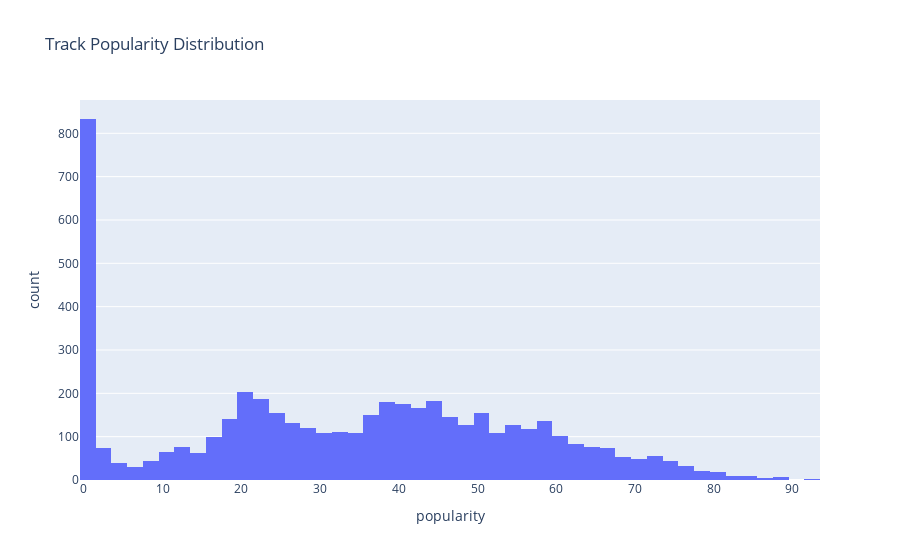

This figure's notebook cell:
### Markdown cell above
### 3.1 Response variable

### Code cell
import plotly.express as px
# (a) Track popularity distribution with plotly express
px.histogram(sample, x='popularity', nbins=50, title='Track Popularity Distribution').show()

### Figure 1 — Plotly figure (JSON) as saved in the notebook; plotly's stock layout.template omitted (floating-point values rounded to 4 significant figures; data arrays with more than 128 entries replaced by an {"elided": "..."} marker saying what was removed)
{"data": [{"bingroup": "x", "hovertemplate": "popularity=%{x}<br>count=%{y}<extra></extra>", "legendgroup": "", "marker": {"color": "#636efa", "pattern": {"shape": ""}}, "name": "", "nbinsx": 50, "orientation": "v", "showlegend": false, "type": "histogram", "x": {"elided": "5000 int values"}, "xaxis": "x", "yaxis": "y"}], "layout": {"barmode": "relative", "legend": {"tracegroupgap": 0}, "title": {"text": "Track Popularity Distribution"}, "xaxis": {"anchor": "y", "domain": [0, 1], "title": {"text": "popularity"}}, "yaxis": {"anchor": "x", "domain": [0, 1], "title": {"text": "count"}}}}
